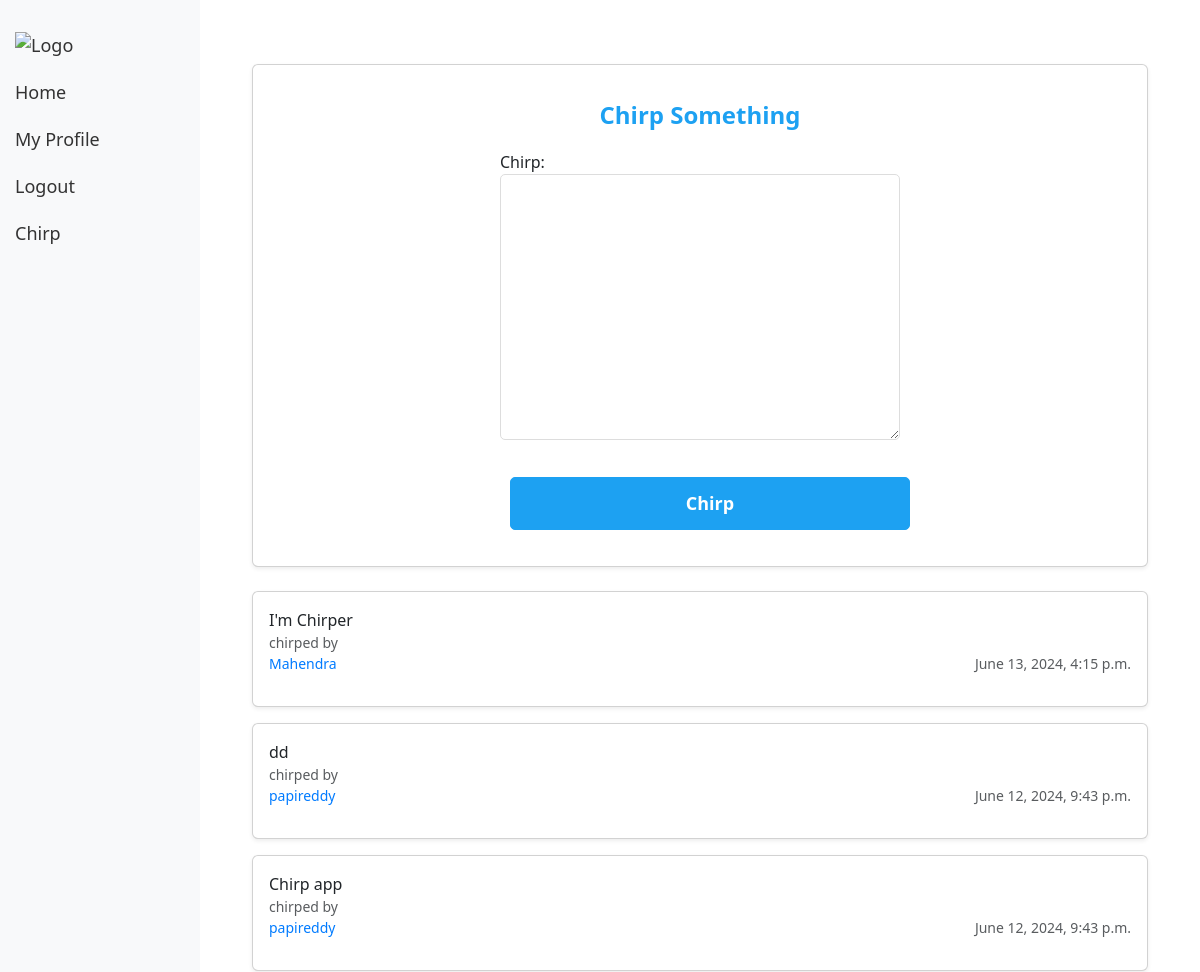
Before: / (signed in, upper part) with the older database file.
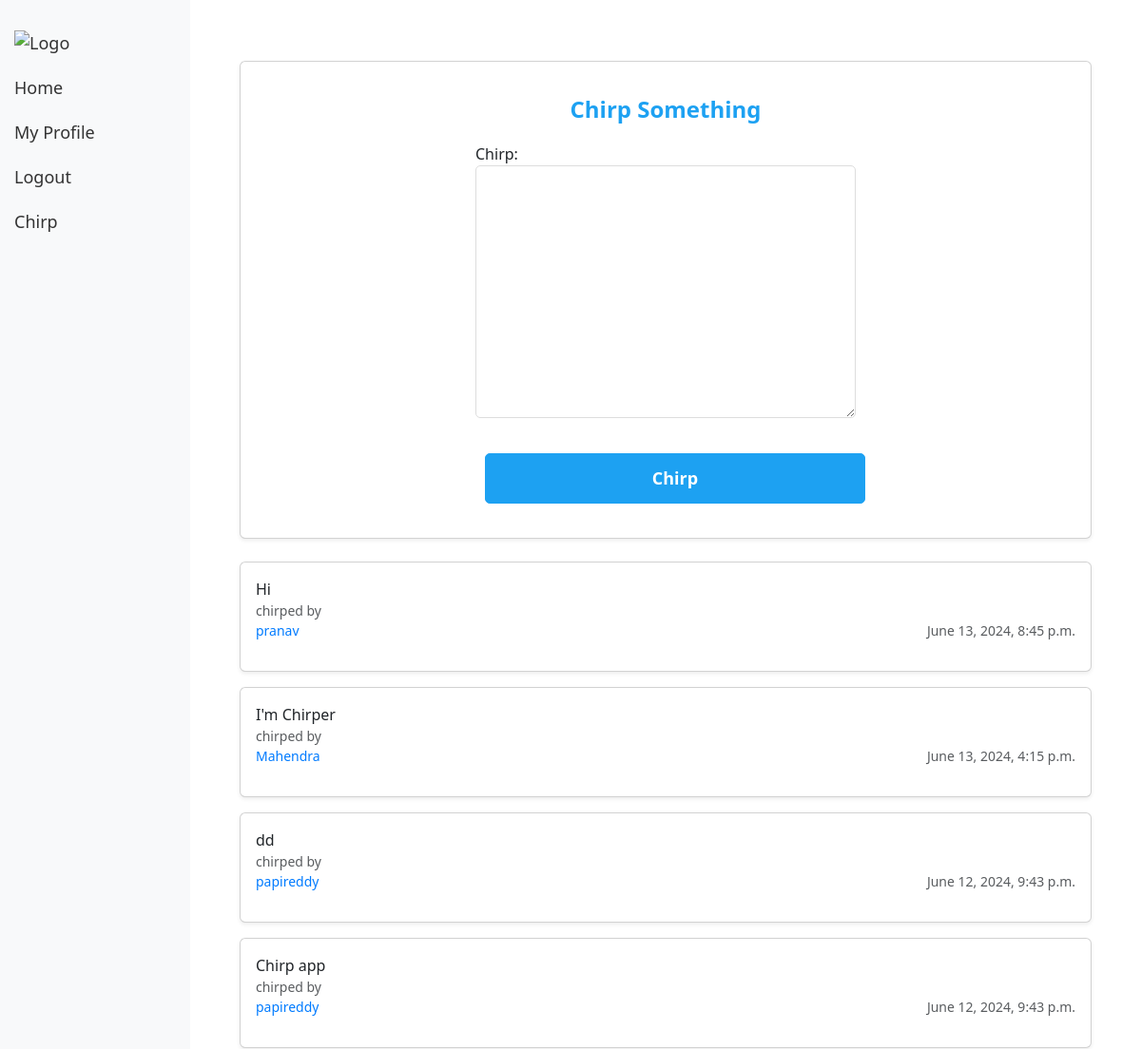
After: the same page with the newer database file.
### base/models.py (models this page shows, shortened)
class Chirp(models.Model):
    chirp = models.TextField(max_length=1000, blank=True, null=True)
    author = models.ForeignKey(CustomUser, on_delete=models.CASCADE)
    created = models.DateTimeField(auto_now_add=True)

class CustomUser(AbstractUser):
    username = models.CharField(max_length=50, blank=True, null=True)
    email = models.EmailField(_("email address"), unique=True)
    profile_photo = models.ImageField(blank=True, null=True)
    bio = models.TextField(max_length=500, blank=True)
    USERNAME_FIELD = "email"
    REQUIRED_FIELDS = []
    objects = CustomUserManager()

### base/views.py (the view, shortened to what this page needs)
# urls.py: path("", views.HomeView.as_view(), name="home"),
class HomeView(LoginRequiredMixin, View):
    def get(self, request):
        user = request.user
        form = ChirpForm()
        chirps = Chirp.objects.all().order_by('-created')
        return render(request, 'home.html', {'form': form, 'chirps': chirps})

### base/forms.py
class ChirpForm(forms.ModelForm):
    class Meta:
        model = Chirp
        fields = ['chirp']

### base/templates/home.html (shortened to what this page needs)
{% extends 'index.html' %}
{% block content %}
<div class="content-wrapper">
    <div class="container mt-4">
        <div class="chirp-form card shadow-sm mb-4">
            <div class="card-body">
                <form action="{% url 'home' %}" method="post">
                    <h1 class="card-title">Chirp Something</h1>
                    <div class="mb-3">
                        {{ form.as_p }}
                    </div>
                    <button type="submit" class="btn btn-primary">Chirp</button>
                </form>
            </div>
        </div>
        {% for chirp in chirps %}
        <a href="{% url 'view_post' chirp.id %}" class="chirp-link">
            <div class="chirp card shadow-sm mb-3 div-clickable">
                <div class="card-body">
                    <p class="card-text">{{ chirp.chirp }}</p>
                    <p class="text-muted">
                        chirped by <a href="{% url 'user_profile' chirp.author.username %}" class="text-decoration-none author-link">
                            <span>{{ chirp.author.username }}</span>
                        </a>
                        <span class="float-end">{{ chirp.created|date:"F j, Y, g:i a" }}</span>
                    </p>
                </div>
            </div>
        </a>
        {% endfor %}
    </div>
</div>
{% endblock %}

Changed rows visible on the page:
added Chirp: chirp "Hi", author.username "pranav", created "June 13, 2024, 8:45 p.m."
